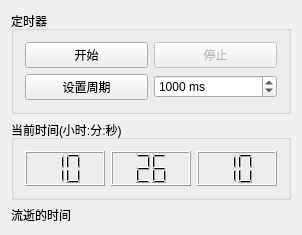
<?xml version="1.0" encoding="UTF-8"?>
<ui version="4.0">
 <class>Widget</class>
 <widget class="QWidget" name="Widget">
  <property name="geometry">
   <rect>
    <x>0</x>
    <y>0</y>
    <width>302</width>
    <height>206</height>
   </rect>
  </property>
  <property name="windowTitle">
   <string>Widget</string>
  </property>
  <layout class="QVBoxLayout" name="verticalLayout_2">
   <item>
    <widget class="QGroupBox" name="groupBox">
     <property name="enabled">
      <bool>true</bool>
     </property>
     <property name="cursor">
      <cursorShape>ArrowCursor</cursorShape>
     </property>
     <property name="layoutDirection">
      <enum>Qt::LeftToRight</enum>
     </property>
     <property name="title">
      <string>定时器</string>
     </property>
     <layout class="QGridLayout" name="gridLayout">
      <item row="0" column="0">
       <widget class="QPushButton" name="btnStart">
        <property name="text">
         <string>开始</string>
        </property>
       </widget>
      </item>
      <item row="0" column="1">
       <widget class="QPushButton" name="btnStop">
        <property name="enabled">
         <bool>false</bool>
        </property>
        <property name="text">
         <string>停止</string>
        </property>
       </widget>
      </item>
      <item row="1" column="0">
       <widget class="QPushButton" name="btnSetIntv">
        <property name="text">
         <string>设置周期</string>
        </property>
       </widget>
      </item>
      <item row="1" column="1">
       <widget class="QSpinBox" name="spinBoxIntv">
        <property name="suffix">
         <string> ms</string>
        </property>
        <property name="maximum">
         <number>9999</number>
        </property>
        <property name="value">
         <number>1000</number>
        </property>
       </widget>
      </item>
     </layout>
    </widget>
   </item>
   <item>
    <widget class="QGroupBox" name="groupBox_2">
     <property name="minimumSize">
      <size>
       <width>0</width>
       <height>80</height>
      </size>
     </property>
     <property name="title">
      <string>当前时间(小时:分:秒)</string>
     </property>
     <layout class="QVBoxLayout" name="verticalLayout">
      <item>
       <layout class="QHBoxLayout" name="horizontalLayout">
        <item>
         <widget class="QLCDNumber" name="LCDHour">
          <property name="smallDecimalPoint">
           <bool>false</bool>
          </property>
          <property name="digitCount">
           <number>2</number>
          </property>
          <property name="value" stdset="0">
           <double>10.000000000000000</double>
          </property>
         </widget>
        </item>
        <item>
         <widget class="QLCDNumber" name="LCDMin">
          <property name="digitCount">
           <number>2</number>
          </property>
          <property name="value" stdset="0">
           <double>26.000000000000000</double>
          </property>
          <property name="intValue" stdset="0">
           <number>26</number>
          </property>
         </widget>
        </item>
        <item>
         <widget class="QLCDNumber" name="LCDSec">
          <property name="digitCount">
           <number>2</number>
          </property>
          <property name="value" stdset="0">
           <double>10.000000000000000</double>
          </property>
         </widget>
        </item>
       </layout>
      </item>
     </layout>
    </widget>
   </item>
   <item>
    <widget class="QLabel" name="LabElapsedTime">
     <property name="maximumSize">
      <size>
       <width>16777215</width>
       <height>50</height>
      </size>
     </property>
     <property name="text">
      <string>流逝的时间</string>
     </property>
    </widget>
   </item>
  </layout>
 </widget>
 <layoutdefault spacing="6" margin="11"/>
 <resources/>
 <connections/>
</ui>
